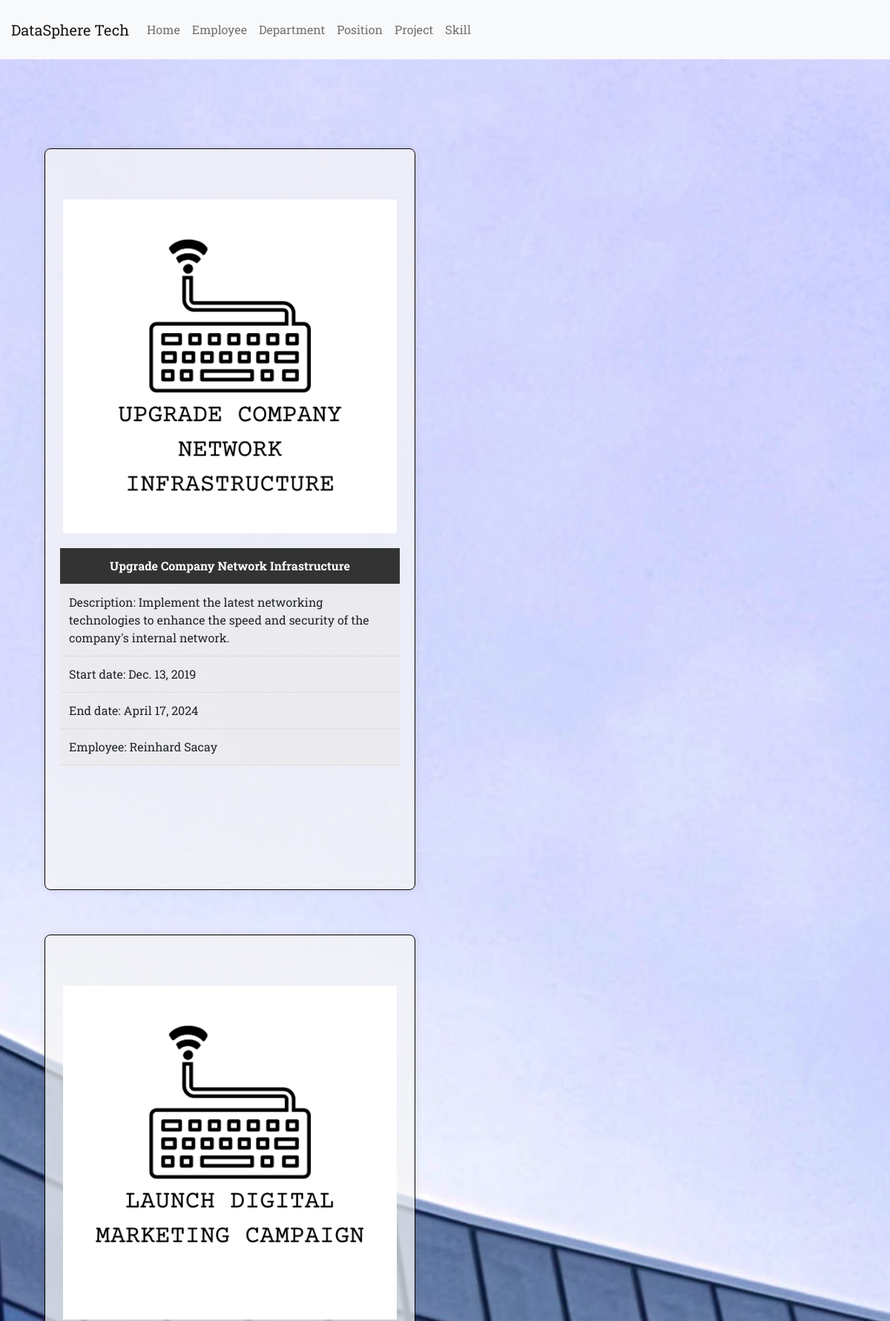
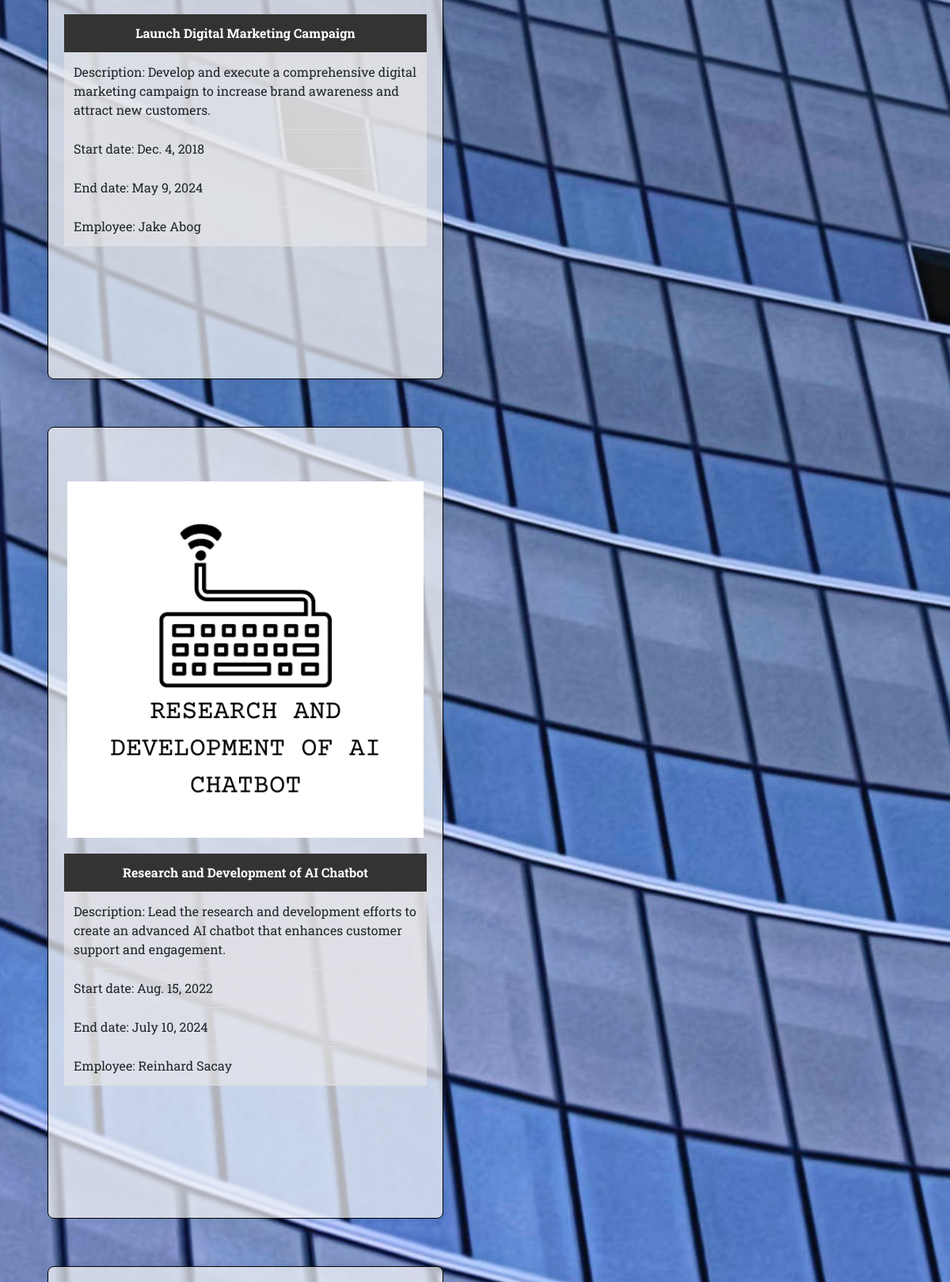
The page /project.html (upper part) on the database its author committed (2 pictures, top to bottom).
### companyweb/models.py (models this page shows, shortened)
class BaseModel(models.Model):
    created_at = models.DateTimeField(auto_now_add=True)
    updated_at = models.DateTimeField(auto_now=True)
    class Meta:
        abstract = True

class Employee(BaseModel):
    first_name = models.CharField(max_length=255)
    last_name = models.CharField(max_length=255)
    email = models.EmailField(unique=True)
    birth_date = models.DateField()
    hire_date = models.DateTimeField()
    department = models.ForeignKey(Department, on_delete=models.SET_NULL, null=True)
    position = models.ForeignKey(Position, on_delete=models.SET_NULL, null=True)
    skills = models.ManyToManyField(Skill)

class Project(BaseModel):
    project_image = models.ImageField(upload_to='proj_images/', null=True, blank=True)
    name = models.CharField(max_length=255)
    description = models.TextField()
    start_date = models.DateField()
    end_date = models.DateField()
    employees = models.ManyToManyField(Employee)

### companyweb/views.py (the view)
# urls.py: path('project.html', views.project_view, name='project'),
def project_view(request):
    all_project = Project.objects.all()
    p = Paginator(all_project, 4)
    page = request.GET.get('page')
    project_list = p.get_page(page)
    return render(request, 'project.html', {'project': project_list})

### companyweb/templates/project.html (shortened to what this page needs)
{% extends 'base.html' %}
{% load static %}
    {% block content %}
    {% include 'includes/header.html' %}
        {% for indiv in project %}
        {% for employee in indiv.employees.all %}
        <div class="container container_image"><br/><br/>
            <div class="dep_box">
                <div class="dep_image">
                    <img class="resized_image" src="{{ indiv.project_image.url }}" alt="">
                </div>
                <table>
                    <tr>
                        <th class="th_center">{{ indiv.name }}</th>
                    </tr>
                    <tr>
                        <td>Description: {{ indiv.description }}</td>
                    </tr>
                    <tr>
                        <td>Start date: {{ indiv.start_date }}</td>
                    </tr>
                    <tr>
                        <td>End date: {{ indiv.end_date }}</td>
                    </tr>
                    <tr>
                        <td>Employee: {{ employee.first_name }} {{ employee.last_name }}</td>
                    </tr>
                </table>
            </div>
        </div>
        {% endfor %}
        {% endfor %}
        <br><br>
    {% include 'includes/footer.html' %}
    {% endblock %}

### companyweb/templates/base.html (shortened to what this page needs)
{% load static %}
<!doctype html>
<html lang="en">
  <head>
    <link href="https://cdn.jsdelivr.net/npm/bootstrap@5.0.2/dist/css/bootstrap.min.css" rel="stylesheet">
    <link rel="stylesheet" href="{% static 'css/style.css' %}"/>
  </head>
  <body>
    {% block content %}
    {% endblock %}
  </body>
</html>

### companyweb/templates/includes/header.html (shortened to what this page needs)
<!DOCTYPE html>
<html lang="en">
  <head>
    <link rel="stylesheet" href="../../static/css/style.css" />
    <link rel="stylesheet" href="https://cdnjs.cloudflare.com/ajax/libs/font-awesome/5.15.4/css/all.min.css">
  </head>
  <body>
    <nav class="navbar navbar-expand-lg navbar-light bg-light">
      <a class="navbar-brand" href="{% url 'home' %}">DataSphere Tech</a>
      <div class="collapse navbar-collapse" id="navbarNavDropdown">
        <ul class="navbar-nav">
          <li class="nav-item active">
            <a class="nav-link" href="{% url 'home' %}">Home <span class="sr-only">(current)</span></a>
          </li>
          <li class="nav-item active">
            <a class="nav-link" href="{% url 'employee' %}">Employee <span class="sr-only">(current)</span></a>
          </li>
          <li class="nav-item active">
            <a class="nav-link" href="{% url 'department' %}">Department <span class="sr-only">(current)</span></a>
          </li>
          <li class="nav-item active">
            <a class="nav-link" href="{% url 'position' %}">Position <span class="sr-only">(current)</span></a>
          </li>
          <li class="nav-item active">
            <a class="nav-link" href="{% url 'project' %}">Project <span class="sr-only">(current)</span></a>
          </li>
          <li class="nav-item active">
            <a class="nav-link" href="{% url 'skill' %}">Skill <span class="sr-only">(current)</span></a>
          </li>
        </ul>
      </div>
    </nav>
    <main>
    </main>
  </body>
</html>

### companyweb/templates/includes/footer.html (shortened to what this page needs)
<!DOCTYPE html>
<html lang="en">
  <head>
    <link rel="stylesheet" href="../../static/css/style.css" />
    <link rel="stylesheet" href="https://cdnjs.cloudflare.com/ajax/libs/font-awesome/5.15.4/css/all.min.css">
  </head>
  <body>
  </body>
</html>

### companyweb/static/css/style.css (style rules this page uses)
* { margin: 0; padding: 0; font-family: 'Roboto Slab'; }
body { background-image: url('../images/background.jpg'); background-size: cover; background-position: center; background-attachment: fixed; height: 100%; margin: 0; padding: 0; }
main { padding-top: 60px; padding-bottom: 60px; }
.navbar { padding-left: 15px; padding-top: 20px; padding-bottom: 20px; }
table { width: 100%; border-collapse: collapse; margin-top: 20px; border-radius: 15px; }
th, td { padding: 12px; text-align: left; border-bottom: 1px solid #ddd; background-color: #ebe8e893; }
th { background-color: #333; color: #fff; }
.container_image { width: 80%; max-width: 600px; margin: 50px auto; padding: 20px; background-color: #f5f5f5b7; border: 1px solid #ddd; border-radius: 8px; box-shadow: 0 0 10px rgba(0, 0, 0, 0.1); }
.container_image { text-align: center; display: inline-block; margin: 0 60px 60px; border: 1px solid black; width: 500px; height: 1000px; }
.dep_image .resized_image { width: 450px; height: 450px; }
.th_center { text-align: center; }

### rows shown on the page
Project: name "Upgrade Company Network Infrastructure", description "Implement the latest networking technologies to enhance the speed and security of the company's internal network.", start_date "Dec. 13, 2019", end_date "April 17, 2024"
Employee: project_image (picture), first_name "Reinhard", last_name "Sacay"
Project: name "Launch Digital Marketing Campaign", description "Develop and execute a comprehensive digital marketing campaign to increase brand awareness and attract new customers.", start_date "Dec. 4, 2018", end_date "May 9, 2024"
Employee: project_image (picture), first_name "Jake", last_name "Abog"
Project: name "Research and Development of AI Chatbot", description "Lead the research and development efforts to create an advanced AI chatbot that enhances customer support and engagement.", start_date "Aug. 15, 2022", end_date "July 10, 2024"
